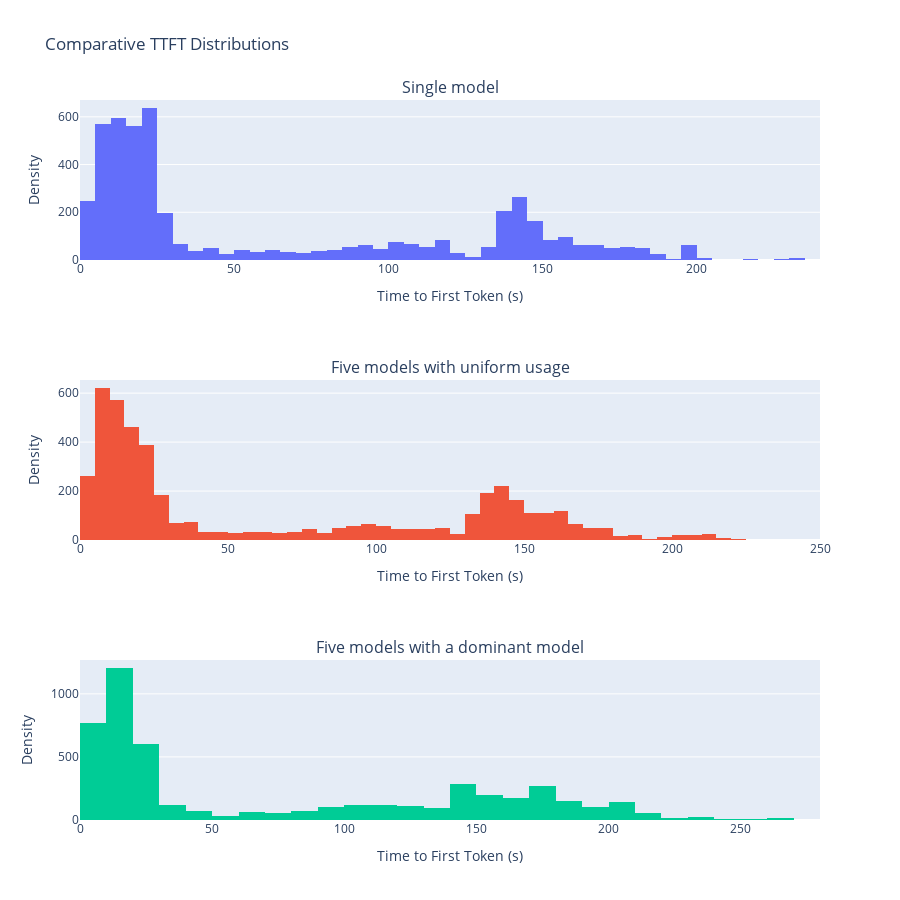

Notebook code cell kept with this figure:
### Code cell
comparative_dist_plots_v2(kit_datasets)

### Figure 1 — Plotly figure (JSON) as saved in the notebook; plotly's stock layout.template omitted (floating-point values rounded to 4 significant figures; data arrays with more than 128 entries replaced by an {"elided": "..."} marker saying what was removed)
{"data": [{"name": "Single model", "nbinsx": 50, "opacity": 1, "showlegend": false, "type": "histogram", "x": {"elided": "5000 float values"}, "xaxis": "x", "yaxis": "y"}, {"name": "Five models with uniform usage", "nbinsx": 50, "opacity": 1, "showlegend": false, "type": "histogram", "x": {"elided": "5000 float values"}, "xaxis": "x2", "yaxis": "y2"}, {"name": "Five models with a dominant model", "nbinsx": 50, "opacity": 1, "showlegend": false, "type": "histogram", "x": {"elided": "5000 float values"}, "xaxis": "x3", "yaxis": "y3"}], "layout": {"annotations": [{"font": {"size": 16}, "showarrow": false, "text": "Single model", "x": 0.5, "xanchor": "center", "xref": "paper", "y": 1, "yanchor": "bottom", "yref": "paper"}, {"font": {"size": 16}, "showarrow": false, "text": "Five models with uniform usage", "x": 0.5, "xanchor": "center", "xref": "paper", "y": 0.6111, "yanchor": "bottom", "yref": "paper"}, {"font": {"size": 16}, "showarrow": false, "text": "Five models with a dominant model", "x": 0.5, "xanchor": "center", "xref": "paper", "y": 0.2222, "yanchor": "bottom", "yref": "paper"}], "bargap": 0, "height": 900, "title": {"text": "Comparative TTFT Distributions"}, "xaxis": {"anchor": "y", "domain": [0, 1], "title": {"text": "Time to First Token (s)"}}, "xaxis2": {"anchor": "y2", "domain": [0, 1], "title": {"text": "Time to First Token (s)"}}, "xaxis3": {"anchor": "y3", "domain": [0, 1], "title": {"text": "Time to First Token (s)"}}, "yaxis": {"anchor": "x", "domain": [0.7778, 1], "title": {"text": "Density"}}, "yaxis2": {"anchor": "x2", "domain": [0.3889, 0.6111], "title": {"text": "Density"}}, "yaxis3": {"anchor": "x3", "domain": [0, 0.2222], "title": {"text": "Density"}}}}
